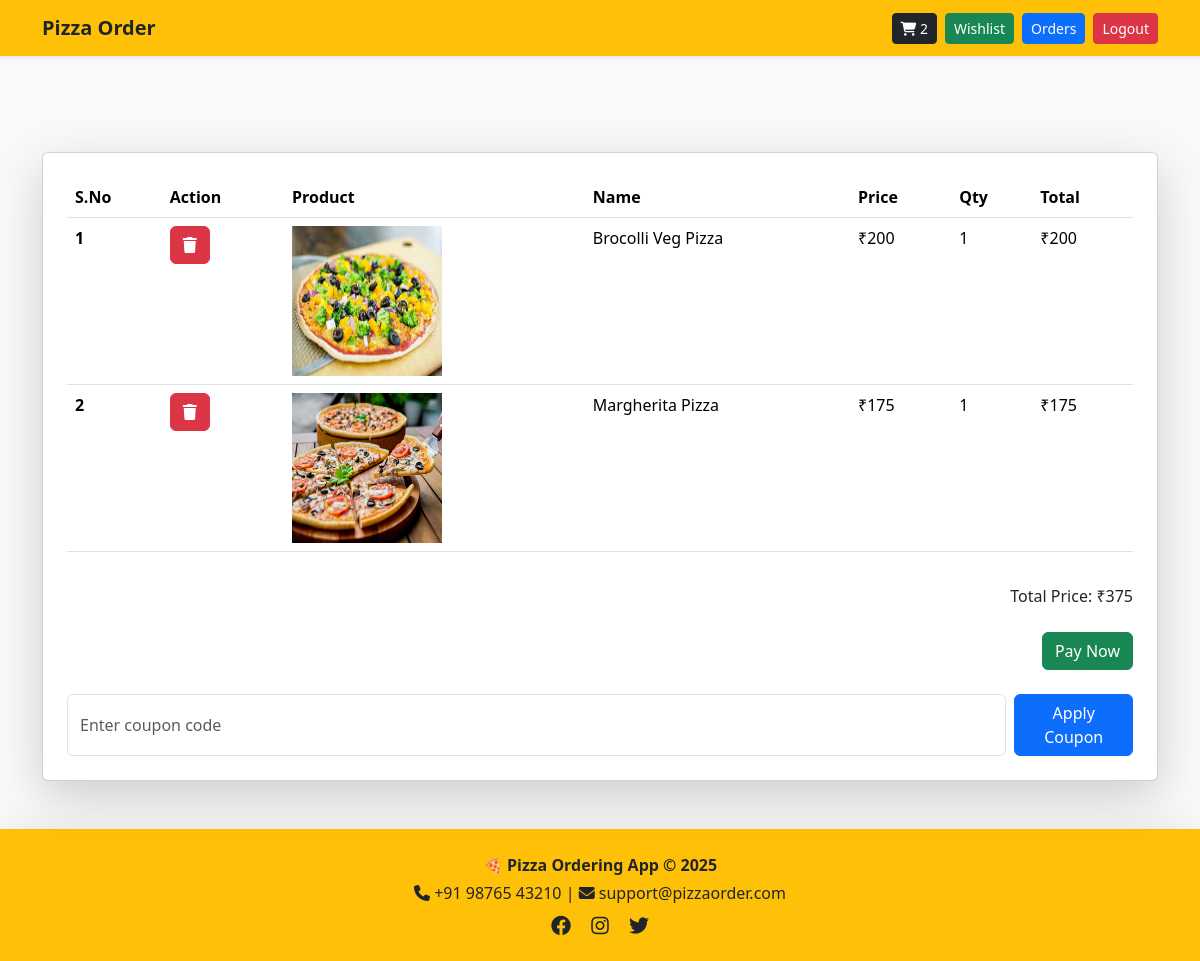
The app's page /cart/ (signed in) with its own data.
### app/models.py (models this page shows)
class BaseModel(models.Model):
    uuid = models.UUIDField(default=uuid.uuid4,editable=False,primary_key=True)
    created_at = models.DateField(auto_now_add=True)
    updated_at = models.DateField(auto_now_add=True)
    class Meta:
        abstract = True

class CartItem(BaseModel):
    cart = models.ForeignKey(Cart,on_delete=models.CASCADE,related_name='cart_items')
    pizza = models.ForeignKey(Pizza,on_delete=models.CASCADE)

class Pizza(BaseModel):
    category = models.ForeignKey(PizzaCategory,on_delete=models.CASCADE,related_name='pizzas')
    pizza_name = models.CharField(max_length=100)
    pizza_price = models.IntegerField(default=100)
    images = models.ImageField(upload_to='pizzas/')

### app/views.py (the view, shortened to what this page needs)
# urls.py: path('cart/',cart,name='cart'),
@login_required(login_url='/login/')
def cart(request):
    cart_obj, _ = Cart.objects.get_or_create(is_paid=False, user=request.user)
    cart_items = cart_obj.cart_items.all()
    discount = 0
    applied_coupon = None
    total = cart_obj.get_cart_total()
    final_total = total - discount
    context = {
        'cart': cart_obj,
        'cart_items': cart_items,
        'total': total,
        'discount': discount,
        'final_total': final_total,
        'applied_coupon': applied_coupon
    }
    return render(request, 'cart.html', context)

### app/models.py (called while the page is built)
    def get_cart_total(self):
     total = CartItem.objects.filter(cart=self).aggregate(Sum('pizza__pizza_price'))['pizza__pizza_price__sum']
     return total if total is not None else 0

### app/templates/cart.html (shortened to what this page needs)
{% extends "base.html" %}
{% block start %}
<div class="container card shadow-lg mt-5 p-4">
    <table class="table">
        <thead>
            <tr>
                <th scope="col">S.No</th>
                <th scope="col">Action</th>
                <th scope="col">Product</th>
                <th scope="col">Name</th>
                <th scope="col">Price</th>
                <th scope="col">Qty</th>
                <th scope="col">Total</th>
            </tr>
        </thead>
        <tbody>
            {% for cartitem in cart_items %}
            <tr>
                <th scope="row">{{ forloop.counter }}</th>
                <th>
                    <a href="{% url 'remove_cart_items' cartitem.uuid %}" class="btn btn-danger">
                        <i class="fa-solid fa-trash"></i>
                    </a>
                </th>
                <td><img src="{{ cartitem.pizza.images.url }}" style="width:150px;height:150px" alt=""></td>
                <td>{{ cartitem.pizza.pizza_name }}</td>
                <td>₹{{ cartitem.pizza.pizza_price }}</td>
                <td>1</td>
                <td>₹{{ cartitem.pizza.pizza_price }}</td>
            </tr>
            {% empty %}
            <tr>
                <td colspan="7" class="text-center">No pizzas in cart.</td>
            </tr>
            {% endfor %}
        </tbody>
    </table>
    {% if cart_items %}
    <div class="text-end mt-3">
        <p>Total Price: ₹{{ total }}</p>
        <a href="{% url 'success' cart.uuid %}" class="btn btn-success mt-2">Pay Now</a>
    </div>
    <form method="POST" class="mt-4 d-flex">
        <input type="text" name="coupon_code" class="form-control me-2" placeholder="Enter coupon code">
        <button type="submit" class="btn btn-primary">Apply Coupon</button>
    </form>
    {% endif %}
</div>
{% endblock %}

### app/templates/base.html (shortened to what this page needs)
<!DOCTYPE html>
<html lang="en">
<head>
    <link href="https://cdn.jsdelivr.net/npm/bootstrap@5.3.7/dist/css/bootstrap.min.css" rel="stylesheet">
    <link rel="stylesheet" href="https://cdnjs.cloudflare.com/ajax/libs/font-awesome/6.4.0/css/all.min.css">
</head>
<body class="bg-light">
<nav class="navbar navbar-expand-lg navbar-dark bg-warning shadow-sm">
  <div class="container">
    <a class="navbar-brand fw-bold text-dark" href="/">Pizza Order</a>
    <div class="collapse navbar-collapse" id="navbarContent">
      <ul class="navbar-nav ms-auto mb-2 mb-lg-0 align-items-center">
        <li class="nav-item me-2">
          <a href="{% url 'cart' %}" class="btn btn-dark btn-sm">
            <i class="fa-solid fa-cart-shopping"></i> {{request.user.get_cart_count}}
          </a>
        </li>
        {% if request.user.is_authenticated %}
          <li class="nav-item me-2"><a href="{% url 'wishlist'%}" class="btn btn-success btn-sm">Wishlist</a></li>
          <li class="nav-item me-2"><a href="{% url 'orders'%}" class="btn btn-primary btn-sm">Orders</a></li>
          <li class="nav-item"><a href="{% url 'user_logout'%}" class="btn btn-danger btn-sm">Logout</a></li>
        {% else %}
          <li class="nav-item me-2"><a href="{% url 'register_page'%}" class="btn btn-outline-dark btn-sm">Register</a></li>
          <li class="nav-item"><a href="{% url 'login_page'%}" class="btn btn-outline-dark btn-sm">Login</a></li>
        {% endif %}
      </ul>
    </div>
  </div>
</nav>
<main class="container my-5">
  {% block start %}
  {% endblock %}
</main>
<footer class="bg-warning text-dark text-center py-4 shadow-lg mt-auto">
  <div class="container">
    <p class="fw-bold mb-1">🍕 Pizza Ordering App © 2025</p>
    <p class="mb-0">
      <i class="fa-solid fa-phone"></i> +91 98765 43210 |
      <i class="fa-solid fa-envelope"></i> support@pizzaorder.com
    </p>
    <div class="mt-2">
      <a href="#" class="text-dark me-3"><i class="fab fa-facebook fa-lg"></i></a>
      <a href="#" class="text-dark me-3"><i class="fab fa-instagram fa-lg"></i></a>
      <a href="#" class="text-dark"><i class="fab fa-twitter fa-lg"></i></a>
    </div>
  </div>
</footer>
</body>
</html>

### app/templates/base.html (style rules this page uses)
html, body { height: 100%; margin: 0; display: flex; flex-direction: column; }
main { flex: 1; }

### records on screen
CartItem: pizza.images (picture), pizza.pizza_name "Brocolli Veg Pizza", pizza.pizza_price "200"
CartItem: pizza.images (picture), pizza.pizza_name "Margherita Pizza", pizza.pizza_price "175"

### other values on screen
{{ request.user.get_cart_count }} "2"
{{ total }} "375"
